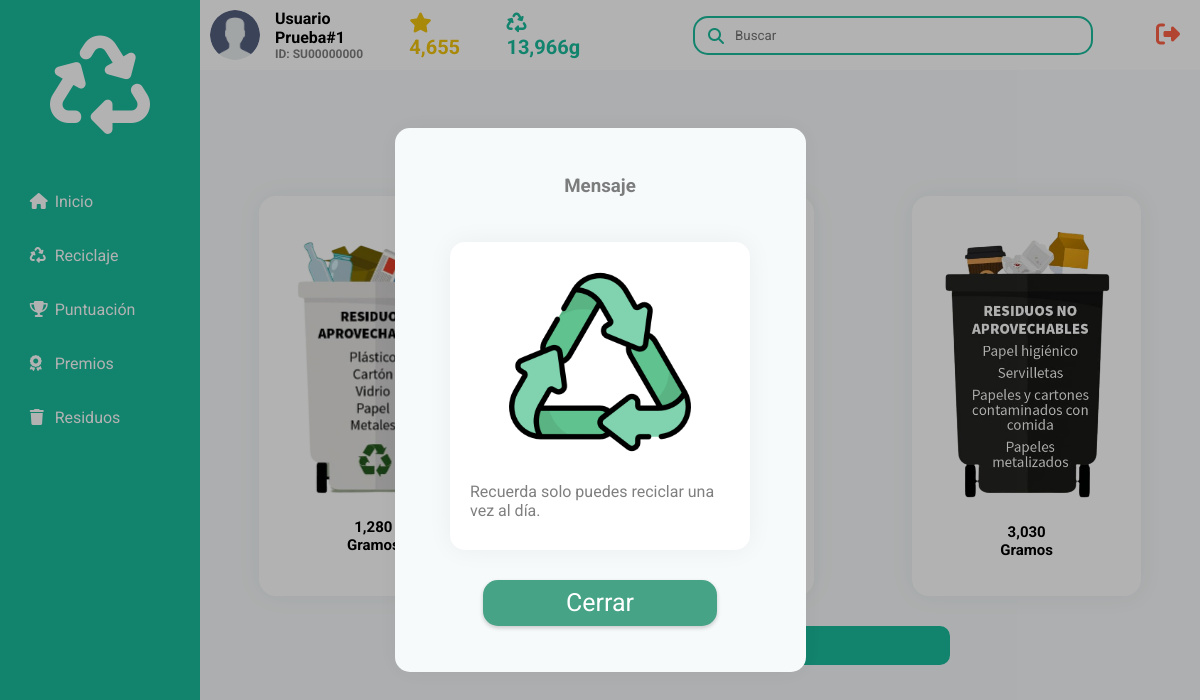
Screenshot of /?controlador=paginas&accion=reciclaje (signed in) with the database file from the repository.
### tables this page shows
CREATE TABLE `usuarios` (
  `ID_Usuario` varchar(18) NOT NULL,
  `Avatar` longblob DEFAULT NULL,
  `Nombre` varchar(25) NOT NULL,
  `Apellido` varchar(25) NOT NULL,
  `Correo` varchar(100) NOT NULL,
  `FechaNacimiento` date DEFAULT NULL,
  `Contrasena` varchar(250) NOT NULL,
  `Telefono` varchar(15) DEFAULT NULL,
  `Genero` char(1) DEFAULT NULL,
  `Puntos_Totales` int(11) DEFAULT NULL,
  `Total_Reciclado` int(11) DEFAULT NULL
);

### model/usuario.php (called while the page is built, shortened)
<?php
class Usuario
{
    private $nombre;
    private $apellido;
    private $totalPuntos;
    private $totalReciclaje;
    public function setUsuario($correo)
    {
        $conexion = BD::crearInstancia();
        $sql = $conexion->prepare("SELECT * FROM usuarios WHERE Correo = ?");
        $sql->execute(array($correo));
        foreach ($sql as $usuario) {
            $this->ID = $usuario['ID_Usuario'];
            $this->nombre = $usuario['Nombre'];
            $this->apellido = $usuario['Apellido'];
            $this->totalPuntos = $usuario['Puntos_Totales'];
            $this->totalReciclaje = $usuario['Total_Reciclado'];
        }
    }
    public function getNombre()
    {
        return $this->nombre;
    }
    public function getApellido()
    {
        return $this->apellido;
    }
    public function getIdUsuario()
    {
        return $this->ID;
    }
    public function getTotalPuntos()
    {
        return $this->totalPuntos;
    }
    public function getTotalReciclado()
    {
        return $this->totalReciclaje;
    }
}

### view/template.php (the view, shortened to what this page needs)
<!DOCTYPE html>
<html lang="es">
<head>
  <link rel="stylesheet" href="assets/css/dashboard.css?v=<?php echo(rand()); ?>">
</head>
<body>
  <div class="wrapper">
    <div class="sidebar">
      <h2><i class="fas fa-recycle"></i></h2>
      <ul>
        <li><a href="?controlador=paginas&accion=inicio"><i class="fas fa-home"></i>Inicio</a></li>
        <li><a href="?controlador=paginas&accion=reciclaje"><i class="fas fa-recycle"></i>Reciclaje</a></li>
        <li><a href="?controlador=paginas&accion=puntuacion"><i class="fas fa-trophy"></i></i>Puntuación</a></li>
        <li><a href="?controlador=paginas&accion=premios"><i class="fas fa-award"></i>Premios</a></li>
        <li><a href="?controlador=paginas&accion=residuos"><i class="fas fa-trash"></i></i>Residuos</a></li>
      </ul>
    </div>
    <div class="main">
      <div class="topbar">
        <div class="user">
          <div class="userAvatar"><img src="assets/img/usuario.png" alt=""></div>
          <div class="userInfo">
            <p class="nombre"><?php echo $usuario->getNombre() . " " .  $usuario->getApellido();
                              ?></p>
            <p class="id">ID: <?php echo $usuario->getIdUsuario(); ?></p>
          </div>
          <p class="userPuntos"><i class="fas fa-star"></i><?php echo number_format($usuario->getTotalPuntos()); ?></p>
          <p class="userReciclado"> <i class="fas fa-recycle"></i><?php echo number_format($usuario->getTotalReciclado()) . "g"; ?></p>
        </div>
        <div class="search">
          <label>
            <input type="text" name="" id="" placeholder="Buscar">
            <i class="fas fa-search"></i>
          </label>
        </div>
        <div class="cerrarSesion">
          <a href="model/cerrar_sesion.php"><i class="fas fa-sign-out-alt"></i></a>
        </div>
      </div>
    </div>
  </div>
</body>
</html>

### assets/css/dashboard.css (style rules this page uses)
* { margin: 0; padding: 0; box-sizing: border-box; list-style: none; text-decoration: none; font-family: "Roboto", sans-serif; }
:root { --verdePrimario: #1abc9c; --amarillo: #f1c40f; --gris: rgba(0, 0, 0, 0.5); --fondo: #f7fafb; --blanco: #fff; }
body { background-color: var(--fondo); }
.wrapper { display: flex; position: absolute; height: 100%; width: 100%; }
.wrapper .sidebar { width: 200px; height: 100%; background: var(--verdePrimario); padding: 30px 0px; position: fixed; }
.wrapper .sidebar h2 { color: var(--blanco); font-size: 100px; text-align: center; margin-bottom: 30px; }
.wrapper .sidebar ul li { padding: 15px; width: 170.75px; margin: 5px auto; }
.wrapper .sidebar ul li a { color: var(--blanco); display: block; }
.wrapper .sidebar ul li a .fas { width: 25px; }
.main { position: relative; width: calc(100% - 200px); height: 100%; left: 200px; min-height: 100vh; background-color: var(--fondo); transition: 0.5s; }
.main .topbar { width: 100%; background-color: var(--blanco); height: 70px; padding: 0 10px; position: sticky; top: 0; display: flex; justify-content: space-between; align-items: center; }
.search { position: relative; width: 400px; margin: 0 10px; margin-left: 50px; }
.search label { position: relative; width: 100%; }
.search label input { width: 100%; height: 39px; padding-left: 40px; outline: none; border: 0; border: solid 2px var(--verdePrimario); border-radius: 15px; }
.search label .fas { position: absolute; color: var(--verdePrimario); left: 15px; top: 3px; }
.user { position: relative; width: calc(100% - 600px); display: flex; align-items: center; position: relative; float: right; }
.user .userInfo { margin-left: 15px; justify-content: space-between; }
.user .userInfo .nombre { font-weight: bold; }
.user .userInfo .id { color: var(--gris); font-weight: bold; font-size: 12px; }
.user .userPuntos { font-size: 20px; font-weight: bold; margin-left: 30px; color: var(--amarillo); }
.user .userReciclado { font-size: 20px; font-weight: bold; margin-left: 30px; color: var(--verdePrimario); }
.user .userReciclado .fas, .user .userPuntos .fas { margin-right: 10px; }
.cerrarSesion a { color: tomato; font-size: 24px; margin-right: 10px; }
.userAvatar { position: relative; min-width: 50px; width: 50px; height: 50px; border-radius: 50%; overflow: hidden; cursor: pointer; }
.user img { position: absolute; top: 0; left: 0; width: 100%; height: 100%; object-fit: cover; }

### rows the page displays
usuarios: Nombre "Usuario", Apellido "Prueba#1", ID_Usuario "SU00000000", Puntos_Totales "4,655", Total_Reciclado "13,966"

### other values shown
NOAPROVECHABLE "1,280"
ORGANICO "3,030"
